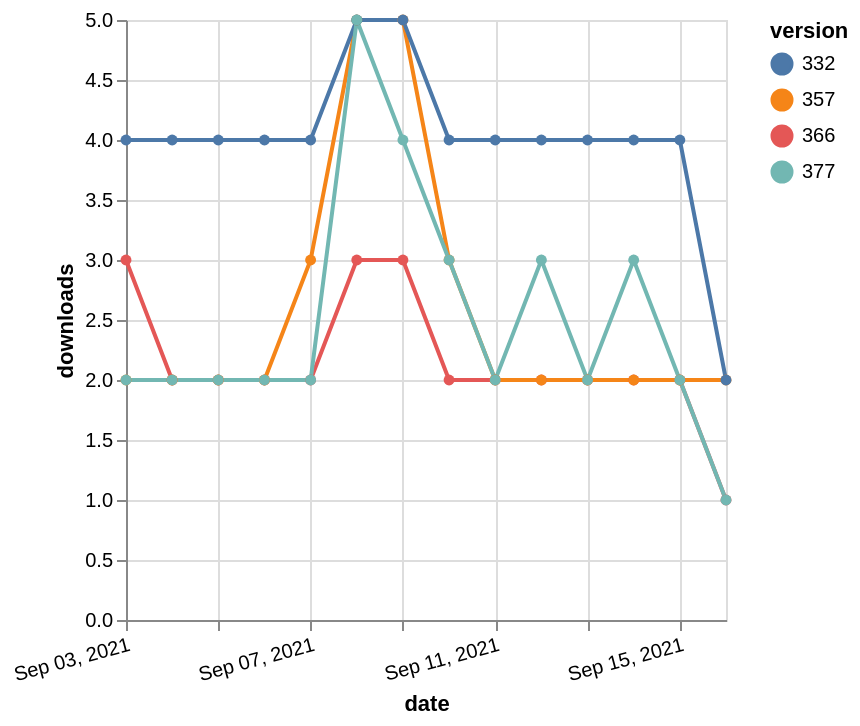

The Vega-Lite source for this figure:
### Vega-Lite specification from a JSON file in a GitHub repository (floating-point values rounded to 4 significant figures)
{"$schema": "https://vega.github.io/schema/vega-lite/v5.json", "description": "A simple bar chart with embedded data.", "data": {"values": [{"date": "2021-09-03", "total": 2356, "delta": 3, "version": "366"}, {"date": "2021-09-04", "total": 2358, "delta": 2, "version": "366"}, {"date": "2021-09-05", "total": 2360, "delta": 2, "version": "366"}, {"date": "2021-09-06", "total": 2362, "delta": 2, "version": "366"}, {"date": "2021-09-07", "total": 2364, "delta": 2, "version": "366"}, {"date": "2021-09-08", "total": 2367, "delta": 3, "version": "366"}, {"date": "2021-09-09", "total": 2370, "delta": 3, "version": "366"}, {"date": "2021-09-10", "total": 2372, "delta": 2, "version": "366"}, {"date": "2021-09-11", "total": 2374, "delta": 2, "version": "366"}, {"date": "2021-09-12", "total": 2376, "delta": 2, "version": "366"}, {"date": "2021-09-13", "total": 2378, "delta": 2, "version": "366"}, {"date": "2021-09-14", "total": 2380, "delta": 2, "version": "366"}, {"date": "2021-09-15", "total": 2382, "delta": 2, "version": "366"}, {"date": "2021-09-16", "total": 2383, "delta": 1, "version": "366"}, {"date": "2021-09-03", "total": 2944, "delta": 2, "version": "357"}, {"date": "2021-09-04", "total": 2946, "delta": 2, "version": "357"}, {"date": "2021-09-05", "total": 2948, "delta": 2, "version": "357"}, {"date": "2021-09-06", "total": 2950, "delta": 2, "version": "357"}, {"date": "2021-09-07", "total": 2953, "delta": 3, "version": "357"}, {"date": "2021-09-08", "total": 2958, "delta": 5, "version": "357"}, {"date": "2021-09-09", "total": 2963, "delta": 5, "version": "357"}, {"date": "2021-09-10", "total": 2966, "delta": 3, "version": "357"}, {"date": "2021-09-11", "total": 2968, "delta": 2, "version": "357"}, {"date": "2021-09-12", "total": 2970, "delta": 2, "version": "357"}, {"date": "2021-09-13", "total": 2972, "delta": 2, "version": "357"}, {"date": "2021-09-14", "total": 2974, "delta": 2, "version": "357"}, {"date": "2021-09-15", "total": 2976, "delta": 2, "version": "357"}, {"date": "2021-09-16", "total": 2978, "delta": 2, "version": "357"}, {"date": "2021-09-03", "total": 4952, "delta": 4, "version": "332"}, {"date": "2021-09-04", "total": 4956, "delta": 4, "version": "332"}, {"date": "2021-09-05", "total": 4960, "delta": 4, "version": "332"}, {"date": "2021-09-06", "total": 4964, "delta": 4, "version": "332"}, {"date": "2021-09-07", "total": 4968, "delta": 4, "version": "332"}, {"date": "2021-09-08", "total": 4973, "delta": 5, "version": "332"}, {"date": "2021-09-09", "total": 4978, "delta": 5, "version": "332"}, {"date": "2021-09-10", "total": 4982, "delta": 4, "version": "332"}, {"date": "2021-09-11", "total": 4986, "delta": 4, "version": "332"}, {"date": "2021-09-12", "total": 4990, "delta": 4, "version": "332"}, {"date": "2021-09-13", "total": 4994, "delta": 4, "version": "332"}, {"date": "2021-09-14", "total": 4998, "delta": 4, "version": "332"}, {"date": "2021-09-15", "total": 5002, "delta": 4, "version": "332"}, {"date": "2021-09-16", "total": 5004, "delta": 2, "version": "332"}, {"date": "2021-09-03", "total": 2155, "delta": 2, "version": "377"}, {"date": "2021-09-04", "total": 2157, "delta": 2, "version": "377"}, {"date": "2021-09-05", "total": 2159, "delta": 2, "version": "377"}, {"date": "2021-09-06", "total": 2161, "delta": 2, "version": "377"}, {"date": "2021-09-07", "total": 2163, "delta": 2, "version": "377"}, {"date": "2021-09-08", "total": 2168, "delta": 5, "version": "377"}, {"date": "2021-09-09", "total": 2172, "delta": 4, "version": "377"}, {"date": "2021-09-10", "total": 2175, "delta": 3, "version": "377"}, {"date": "2021-09-11", "total": 2177, "delta": 2, "version": "377"}, {"date": "2021-09-12", "total": 2180, "delta": 3, "version": "377"}, {"date": "2021-09-13", "total": 2182, "delta": 2, "version": "377"}, {"date": "2021-09-14", "total": 2185, "delta": 3, "version": "377"}, {"date": "2021-09-15", "total": 2187, "delta": 2, "version": "377"}, {"date": "2021-09-16", "total": 2188, "delta": 1, "version": "377"}]}, "width": "container", "mark": {"type": "line", "point": {"filled": true}}, "encoding": {"x": {"field": "date", "type": "temporal", "timeUnit": "yearmonthdate", "title": "date", "axis": {"labelAngle": -15}}, "y": {"field": "delta", "type": "quantitative", "title": "downloads"}, "color": {"field": "version", "type": "nominal"}, "tooltip": {"field": "delta"}}}
